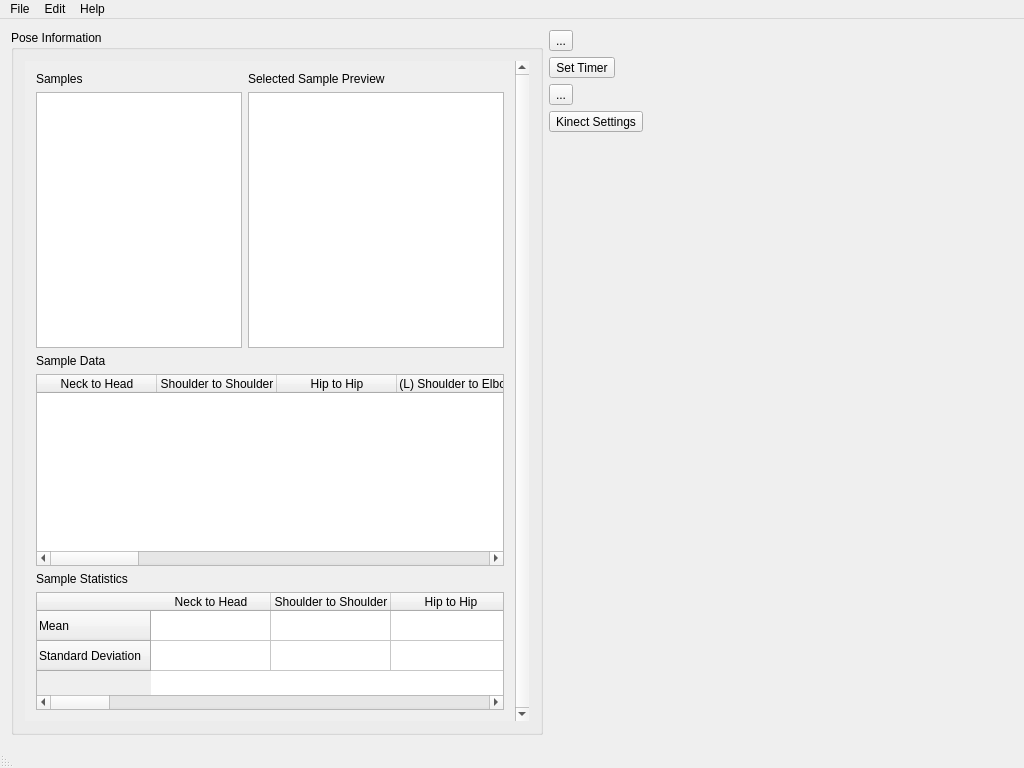
<?xml version="1.0" encoding="UTF-8"?>
<ui version="4.0">
 <class>MainWindow</class>
 <widget class="QMainWindow" name="MainWindow">
  <property name="geometry">
   <rect>
    <x>0</x>
    <y>0</y>
    <width>1024</width>
    <height>768</height>
   </rect>
  </property>
  <property name="font">
   <font>
    <family>MS Shell Dlg 2</family>
    <weight>50</weight>
    <bold>false</bold>
   </font>
  </property>
  <property name="windowTitle">
   <string>untitled.pose - PoseDesigner</string>
  </property>
  <property name="windowIcon">
   <iconset resource="resources.qrc">
    <normaloff>:/images/gui/logos/posedesigner.png</normaloff>:/images/gui/logos/posedesigner.png</iconset>
  </property>
  <property name="layoutDirection">
   <enum>Qt::LeftToRight</enum>
  </property>
  <widget class="QWidget" name="centralWidget">
   <layout class="QGridLayout" name="gridLayout_2">
    <item row="0" column="0" rowspan="5">
     <widget class="QGroupBox" name="poseInfoBox">
      <property name="sizePolicy">
       <sizepolicy hsizetype="Minimum" vsizetype="Preferred">
        <horstretch>0</horstretch>
        <verstretch>0</verstretch>
       </sizepolicy>
      </property>
      <property name="title">
       <string>Pose Information</string>
      </property>
      <layout class="QVBoxLayout" name="verticalLayout">
       <item>
        <widget class="QScrollArea" name="scrollArea">
         <property name="sizePolicy">
          <sizepolicy hsizetype="MinimumExpanding" vsizetype="Preferred">
           <horstretch>0</horstretch>
           <verstretch>0</verstretch>
          </sizepolicy>
         </property>
         <property name="frameShape">
          <enum>QFrame::NoFrame</enum>
         </property>
         <property name="verticalScrollBarPolicy">
          <enum>Qt::ScrollBarAlwaysOn</enum>
         </property>
         <property name="widgetResizable">
          <bool>true</bool>
         </property>
         <widget class="QWidget" name="scrollAreaWidgetContents">
          <property name="geometry">
           <rect>
            <x>0</x>
            <y>0</y>
            <width>451</width>
            <height>676</height>
           </rect>
          </property>
          <property name="sizePolicy">
           <sizepolicy hsizetype="Preferred" vsizetype="Preferred">
            <horstretch>0</horstretch>
            <verstretch>0</verstretch>
           </sizepolicy>
          </property>
          <layout class="QVBoxLayout" name="verticalLayout_2">
           <item>
            <layout class="QGridLayout" name="gridLayout">
             <item row="0" column="0">
              <widget class="QLabel" name="samplesLabel">
               <property name="text">
                <string>Samples</string>
               </property>
              </widget>
             </item>
             <item row="1" column="0">
              <widget class="QListWidget" name="listWidget">
               <property name="sizePolicy">
                <sizepolicy hsizetype="Expanding" vsizetype="Minimum">
                 <horstretch>0</horstretch>
                 <verstretch>0</verstretch>
                </sizepolicy>
               </property>
               <property name="alternatingRowColors">
                <bool>false</bool>
               </property>
               <property name="selectionMode">
                <enum>QAbstractItemView::SingleSelection</enum>
               </property>
              </widget>
             </item>
             <item row="0" column="1">
              <widget class="QLabel" name="samplePreviewLabel">
               <property name="text">
                <string>Selected Sample Preview</string>
               </property>
              </widget>
             </item>
             <item row="1" column="1">
              <widget class="QGraphicsView" name="samplePreview">
               <property name="sizePolicy">
                <sizepolicy hsizetype="Expanding" vsizetype="Minimum">
                 <horstretch>0</horstretch>
                 <verstretch>0</verstretch>
                </sizepolicy>
               </property>
               <property name="minimumSize">
                <size>
                 <width>256</width>
                 <height>256</height>
                </size>
               </property>
               <property name="baseSize">
                <size>
                 <width>0</width>
                 <height>0</height>
                </size>
               </property>
               <property name="verticalScrollBarPolicy">
                <enum>Qt::ScrollBarAlwaysOff</enum>
               </property>
               <property name="horizontalScrollBarPolicy">
                <enum>Qt::ScrollBarAlwaysOff</enum>
               </property>
              </widget>
             </item>
            </layout>
           </item>
           <item>
            <widget class="QLabel" name="sampleDataLabel">
             <property name="text">
              <string>Sample Data</string>
             </property>
            </widget>
           </item>
           <item>
            <widget class="QTableWidget" name="tableWidget">
             <property name="sizePolicy">
              <sizepolicy hsizetype="Expanding" vsizetype="MinimumExpanding">
               <horstretch>0</horstretch>
               <verstretch>0</verstretch>
              </sizepolicy>
             </property>
             <property name="minimumSize">
              <size>
               <width>0</width>
               <height>0</height>
              </size>
             </property>
             <property name="verticalScrollBarPolicy">
              <enum>Qt::ScrollBarAsNeeded</enum>
             </property>
             <property name="horizontalScrollBarPolicy">
              <enum>Qt::ScrollBarAsNeeded</enum>
             </property>
             <property name="autoScroll">
              <bool>true</bool>
             </property>
             <property name="alternatingRowColors">
              <bool>true</bool>
             </property>
             <property name="gridStyle">
              <enum>Qt::SolidLine</enum>
             </property>
             <property name="sortingEnabled">
              <bool>true</bool>
             </property>
             <property name="wordWrap">
              <bool>true</bool>
             </property>
             <property name="rowCount">
              <number>0</number>
             </property>
             <property name="columnCount">
              <number>15</number>
             </property>
             <attribute name="horizontalHeaderCascadingSectionResizes">
              <bool>false</bool>
             </attribute>
             <attribute name="horizontalHeaderDefaultSectionSize">
              <number>120</number>
             </attribute>
             <attribute name="horizontalHeaderMinimumSectionSize">
              <number>50</number>
             </attribute>
             <attribute name="horizontalHeaderStretchLastSection">
              <bool>false</bool>
             </attribute>
             <attribute name="verticalHeaderDefaultSectionSize">
              <number>30</number>
             </attribute>
             <column>
              <property name="text">
               <string>Neck to Head</string>
              </property>
             </column>
             <column>
              <property name="text">
               <string>Shoulder to Shoulder</string>
              </property>
             </column>
             <column>
              <property name="text">
               <string>Hip to Hip</string>
              </property>
             </column>
             <column>
              <property name="text">
               <string>(L) Shoulder to Elbow</string>
              </property>
             </column>
             <column>
              <property name="text">
               <string>(L) Elbow to Hand</string>
              </property>
             </column>
             <column>
              <property name="text">
               <string>(L) Shoulder to Waist</string>
              </property>
             </column>
             <column>
              <property name="text">
               <string>(L) Waist to Hip</string>
              </property>
             </column>
             <column>
              <property name="text">
               <string>(L) Hip to Knee</string>
              </property>
             </column>
             <column>
              <property name="text">
               <string>(L) Knee to Foot</string>
              </property>
             </column>
             <column>
              <property name="text">
               <string>(R) Shoulder to Elbow</string>
              </property>
             </column>
             <column>
              <property name="text">
               <string>(R) Elbow to Hand</string>
              </property>
             </column>
             <column>
              <property name="text">
               <string>(R) Shoulder to Waist</string>
              </property>
             </column>
             <column>
              <property name="text">
               <string>(R) Waist to Hip</string>
              </property>
             </column>
             <column>
              <property name="text">
               <string>(R) Hip to Knee</string>
              </property>
             </column>
             <column>
              <property name="text">
               <string>(R) Knee to Foot</string>
              </property>
             </column>
            </widget>
           </item>
           <item>
            <widget class="QLabel" name="sampleStatsLabel">
             <property name="text">
              <string>Sample Statistics</string>
             </property>
            </widget>
           </item>
           <item>
            <widget class="QTableWidget" name="statsWidget">
             <property name="sizePolicy">
              <sizepolicy hsizetype="Expanding" vsizetype="Preferred">
               <horstretch>0</horstretch>
               <verstretch>0</verstretch>
              </sizepolicy>
             </property>
             <attribute name="horizontalHeaderDefaultSectionSize">
              <number>120</number>
             </attribute>
             <row>
              <property name="text">
               <string>Mean</string>
              </property>
             </row>
             <row>
              <property name="text">
               <string>Standard Deviation</string>
              </property>
             </row>
             <column>
              <property name="text">
               <string>Neck to Head</string>
              </property>
             </column>
             <column>
              <property name="text">
               <string>Shoulder to Shoulder</string>
              </property>
             </column>
             <column>
              <property name="text">
               <string>Hip to Hip</string>
              </property>
             </column>
             <column>
              <property name="text">
               <string>(L) Shoulder to Elbow</string>
              </property>
             </column>
             <column>
              <property name="text">
               <string>(L) Elbow to Hand</string>
              </property>
             </column>
             <column>
              <property name="text">
               <string>(L) Shoulder to Waist</string>
              </property>
             </column>
             <column>
              <property name="text">
               <string>(L) Waist to Hip</string>
              </property>
             </column>
             <column>
              <property name="text">
               <string>(L) Hip to Knee</string>
              </property>
             </column>
             <column>
              <property name="text">
               <string>(L) Knee to Foot</string>
              </property>
             </column>
             <column>
              <property name="text">
               <string>(R) Shoulder to Elbow</string>
              </property>
             </column>
             <column>
              <property name="text">
               <string>(R) Elbow to Hand</string>
              </property>
             </column>
             <column>
              <property name="text">
               <string>(R) Shoulder to Waist</string>
              </property>
             </column>
             <column>
              <property name="text">
               <string>(R) Waist to Hip</string>
              </property>
             </column>
             <column>
              <property name="text">
               <string>(R) Hip to Knee</string>
              </property>
             </column>
             <column>
              <property name="text">
               <string>(R) Knee to Foot</string>
              </property>
             </column>
            </widget>
           </item>
          </layout>
         </widget>
        </widget>
       </item>
      </layout>
     </widget>
    </item>
    <item row="0" column="1">
     <widget class="QToolButton" name="buttonTakeSample">
      <property name="toolTip">
       <string>Add New Sample</string>
      </property>
      <property name="statusTip">
       <string>Add New Sample</string>
      </property>
      <property name="text">
       <string>...</string>
      </property>
      <property name="icon">
       <iconset resource="resources.qrc">
        <normaloff>:/images/gui/icons/add.png</normaloff>:/images/gui/icons/add.png</iconset>
      </property>
      <property name="iconSize">
       <size>
        <width>64</width>
        <height>64</height>
       </size>
      </property>
     </widget>
    </item>
    <item row="0" column="2" rowspan="5">
     <widget class="GLWidget" name="kinectWidget" native="true">
      <property name="sizePolicy">
       <sizepolicy hsizetype="Expanding" vsizetype="Preferred">
        <horstretch>0</horstretch>
        <verstretch>0</verstretch>
       </sizepolicy>
      </property>
      <property name="font">
       <font>
        <family>MS Shell Dlg 2</family>
        <weight>50</weight>
        <bold>false</bold>
       </font>
      </property>
     </widget>
    </item>
    <item row="1" column="1">
     <widget class="QToolButton" name="buttonTakeSampleTimer">
      <property name="toolTip">
       <string>Set Timer</string>
      </property>
      <property name="statusTip">
       <string>Set Timer to Take Sample</string>
      </property>
      <property name="text">
       <string>Set Timer</string>
      </property>
      <property name="icon">
       <iconset resource="resources.qrc">
        <normaloff>:/images/gui/icons/timer.png</normaloff>:/images/gui/icons/timer.png</iconset>
      </property>
      <property name="iconSize">
       <size>
        <width>64</width>
        <height>64</height>
       </size>
      </property>
     </widget>
    </item>
    <item row="2" column="1">
     <widget class="QToolButton" name="buttonRemoveSample">
      <property name="toolTip">
       <string>Remove Selected Sample</string>
      </property>
      <property name="statusTip">
       <string>Remove Selected Sample</string>
      </property>
      <property name="text">
       <string>...</string>
      </property>
      <property name="icon">
       <iconset resource="resources.qrc">
        <normaloff>:/images/gui/icons/remove.png</normaloff>:/images/gui/icons/remove.png</iconset>
      </property>
      <property name="iconSize">
       <size>
        <width>64</width>
        <height>64</height>
       </size>
      </property>
     </widget>
    </item>
    <item row="3" column="1">
     <widget class="QToolButton" name="buttonKinectSettings">
      <property name="toolTip">
       <string>Adjust Kinect Settings</string>
      </property>
      <property name="statusTip">
       <string>Adjust Kinect Settings</string>
      </property>
      <property name="text">
       <string>Kinect Settings</string>
      </property>
      <property name="icon">
       <iconset resource="resources.qrc">
        <normaloff>:/images/gui/icons/kinect.png</normaloff>:/images/gui/icons/kinect.png</iconset>
      </property>
      <property name="iconSize">
       <size>
        <width>64</width>
        <height>64</height>
       </size>
      </property>
     </widget>
    </item>
   </layout>
  </widget>
  <widget class="QMenuBar" name="menuBar">
   <property name="geometry">
    <rect>
     <x>0</x>
     <y>0</y>
     <width>1024</width>
     <height>21</height>
    </rect>
   </property>
   <property name="sizePolicy">
    <sizepolicy hsizetype="MinimumExpanding" vsizetype="Minimum">
     <horstretch>0</horstretch>
     <verstretch>0</verstretch>
    </sizepolicy>
   </property>
   <property name="baseSize">
    <size>
     <width>0</width>
     <height>0</height>
    </size>
   </property>
   <property name="font">
    <font>
     <weight>50</weight>
     <bold>false</bold>
     <kerning>true</kerning>
    </font>
   </property>
   <property name="autoFillBackground">
    <bool>false</bool>
   </property>
   <widget class="QMenu" name="menuFile">
    <property name="title">
     <string>File</string>
    </property>
    <addaction name="actionNew"/>
    <addaction name="actionOpen"/>
    <addaction name="actionSave"/>
    <addaction name="actionSaveAs"/>
    <addaction name="separator"/>
    <addaction name="actionExit"/>
   </widget>
   <widget class="QMenu" name="menuEdit">
    <property name="title">
     <string>Edit</string>
    </property>
    <addaction name="actionUndo"/>
    <addaction name="actionRedo"/>
    <addaction name="separator"/>
    <addaction name="actionCut"/>
    <addaction name="actionCopy"/>
    <addaction name="actionPaste"/>
    <addaction name="actionDelete"/>
    <addaction name="separator"/>
    <addaction name="actionSelect_All"/>
   </widget>
   <widget class="QMenu" name="menuHelp">
    <property name="title">
     <string>Help</string>
    </property>
    <addaction name="actionPoseDesigner_Help"/>
    <addaction name="separator"/>
    <addaction name="actionAbout_PoseDesigner"/>
   </widget>
   <addaction name="menuFile"/>
   <addaction name="menuEdit"/>
   <addaction name="menuHelp"/>
  </widget>
  <widget class="QStatusBar" name="statusBar">
   <property name="layoutDirection">
    <enum>Qt::RightToLeft</enum>
   </property>
  </widget>
  <action name="actionOpen">
   <property name="icon">
    <iconset resource="resources.qrc">
     <normaloff>:/images/gui/icons/open.png</normaloff>:/images/gui/icons/open.png</iconset>
   </property>
   <property name="text">
    <string>Open</string>
   </property>
   <property name="toolTip">
    <string>Open</string>
   </property>
   <property name="shortcut">
    <string>Ctrl+O</string>
   </property>
  </action>
  <action name="actionSaveAs">
   <property name="icon">
    <iconset resource="resources.qrc">
     <normaloff>:/images/gui/icons/saveas.png</normaloff>:/images/gui/icons/saveas.png</iconset>
   </property>
   <property name="text">
    <string>Save As...</string>
   </property>
   <property name="toolTip">
    <string>Save As...</string>
   </property>
  </action>
  <action name="actionSave">
   <property name="icon">
    <iconset resource="resources.qrc">
     <normaloff>:/images/gui/icons/save.png</normaloff>:/images/gui/icons/save.png</iconset>
   </property>
   <property name="text">
    <string>Save</string>
   </property>
   <property name="toolTip">
    <string>Save</string>
   </property>
   <property name="shortcut">
    <string>Ctrl+S</string>
   </property>
  </action>
  <action name="actionNew">
   <property name="icon">
    <iconset resource="resources.qrc">
     <normaloff>:/images/gui/icons/new.png</normaloff>:/images/gui/icons/new.png</iconset>
   </property>
   <property name="text">
    <string>New</string>
   </property>
   <property name="toolTip">
    <string>New</string>
   </property>
   <property name="shortcut">
    <string>Ctrl+N</string>
   </property>
  </action>
  <action name="actionExit">
   <property name="icon">
    <iconset resource="resources.qrc">
     <normaloff>:/images/gui/icons/exit.png</normaloff>:/images/gui/icons/exit.png</iconset>
   </property>
   <property name="text">
    <string>Exit</string>
   </property>
   <property name="toolTip">
    <string>Exit</string>
   </property>
  </action>
  <action name="actionUndo">
   <property name="icon">
    <iconset resource="resources.qrc">
     <normaloff>:/images/gui/icons/undo.png</normaloff>:/images/gui/icons/undo.png</iconset>
   </property>
   <property name="text">
    <string>Undo</string>
   </property>
   <property name="toolTip">
    <string>Undo</string>
   </property>
   <property name="shortcut">
    <string>Ctrl+Z</string>
   </property>
  </action>
  <action name="actionCopy">
   <property name="icon">
    <iconset resource="resources.qrc">
     <normaloff>:/images/gui/icons/copy.png</normaloff>:/images/gui/icons/copy.png</iconset>
   </property>
   <property name="text">
    <string>Copy</string>
   </property>
   <property name="toolTip">
    <string>Copy</string>
   </property>
   <property name="shortcut">
    <string>Ctrl+C</string>
   </property>
  </action>
  <action name="actionCut">
   <property name="icon">
    <iconset resource="resources.qrc">
     <normaloff>:/images/gui/icons/cut.png</normaloff>:/images/gui/icons/cut.png</iconset>
   </property>
   <property name="text">
    <string>Cut</string>
   </property>
   <property name="toolTip">
    <string>Cut</string>
   </property>
   <property name="shortcut">
    <string>Ctrl+X</string>
   </property>
  </action>
  <action name="actionPaste">
   <property name="icon">
    <iconset resource="resources.qrc">
     <normaloff>:/images/gui/icons/paste.png</normaloff>:/images/gui/icons/paste.png</iconset>
   </property>
   <property name="text">
    <string>Paste</string>
   </property>
   <property name="toolTip">
    <string>Paste</string>
   </property>
   <property name="shortcut">
    <string>Ctrl+V</string>
   </property>
  </action>
  <action name="actionDelete">
   <property name="icon">
    <iconset resource="resources.qrc">
     <normaloff>:/images/gui/icons/delete.png</normaloff>:/images/gui/icons/delete.png</iconset>
   </property>
   <property name="text">
    <string>Delete</string>
   </property>
   <property name="toolTip">
    <string>Delete</string>
   </property>
   <property name="shortcut">
    <string>Del</string>
   </property>
  </action>
  <action name="actionRedo">
   <property name="icon">
    <iconset resource="resources.qrc">
     <normaloff>:/images/gui/icons/redo.png</normaloff>:/images/gui/icons/redo.png</iconset>
   </property>
   <property name="text">
    <string>Redo</string>
   </property>
   <property name="toolTip">
    <string>Redo</string>
   </property>
   <property name="shortcut">
    <string>Ctrl+Y</string>
   </property>
  </action>
  <action name="actionSelect_All">
   <property name="icon">
    <iconset resource="resources.qrc">
     <normaloff>:/images/gui/icons/selectall.png</normaloff>:/images/gui/icons/selectall.png</iconset>
   </property>
   <property name="text">
    <string>Select All</string>
   </property>
   <property name="toolTip">
    <string>Select All</string>
   </property>
   <property name="shortcut">
    <string>Ctrl+A</string>
   </property>
  </action>
  <action name="actionAbout_PoseDesigner">
   <property name="icon">
    <iconset resource="resources.qrc">
     <normaloff>:/images/gui/icons/information.png</normaloff>:/images/gui/icons/information.png</iconset>
   </property>
   <property name="text">
    <string>About PoseDesigner</string>
   </property>
   <property name="toolTip">
    <string>About PoseDesigner</string>
   </property>
  </action>
  <action name="actionPoseDesigner_Help">
   <property name="icon">
    <iconset resource="resources.qrc">
     <normaloff>:/images/gui/icons/question.png</normaloff>:/images/gui/icons/question.png</iconset>
   </property>
   <property name="text">
    <string>PoseDesigner Help</string>
   </property>
   <property name="toolTip">
    <string>PoseDesigner Help</string>
   </property>
  </action>
 </widget>
 <layoutdefault spacing="6" margin="11"/>
 <customwidgets>
  <customwidget>
   <class>GLWidget</class>
   <extends>QWidget</extends>
   <header>glwidget.h</header>
   <container>1</container>
  </customwidget>
 </customwidgets>
 <resources>
  <include location="resources.qrc"/>
 </resources>
 <connections/>
 <designerdata>
  <property name="gridDeltaX">
   <number>8</number>
  </property>
  <property name="gridDeltaY">
   <number>8</number>
  </property>
  <property name="gridSnapX">
   <bool>true</bool>
  </property>
  <property name="gridSnapY">
   <bool>true</bool>
  </property>
  <property name="gridVisible">
   <bool>true</bool>
  </property>
 </designerdata>
</ui>
